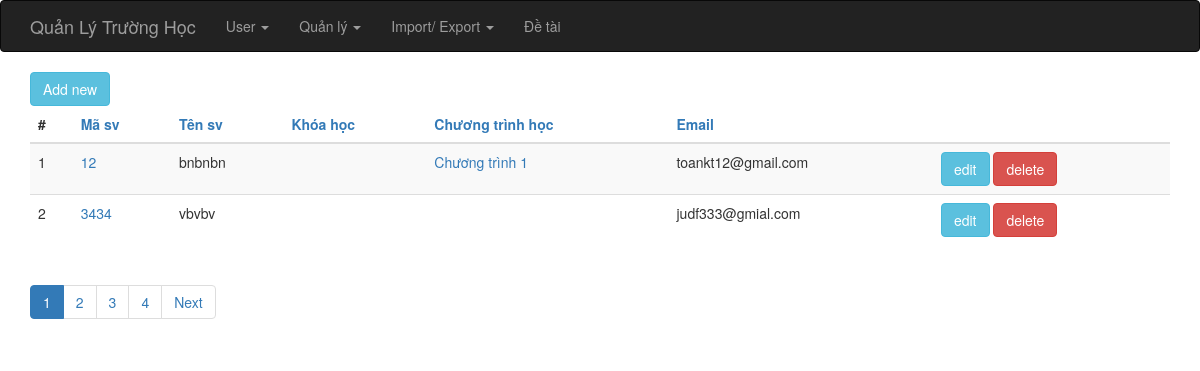
/index.php?op=sv_list, run on the app's committed database.
### tables this page shows
CREATE TABLE IF NOT EXISTS `sinh_vien` (
  `id` int(6) unsigned NOT NULL AUTO_INCREMENT,
  `ma_sinh_vien` varchar(255) NOT NULL,
  `ho_ten` varchar(255) NOT NULL,
  `khoa_hoc_id` int(6) DEFAULT NULL,
  `chuong_trinh_id` int(6) DEFAULT NULL,
  `email` varchar(255) DEFAULT NULL,
  PRIMARY KEY (`id`)
);

CREATE TABLE IF NOT EXISTS `chuong_trinh_hoc` (
  `id` int(6) unsigned NOT NULL AUTO_INCREMENT,
  `ten_chuong_trinh` varchar(255) NOT NULL,
  `khoa_hoc_id` varchar(255) NOT NULL,
  `ghi_chu` varchar(255) DEFAULT NULL,
  `total_time` int(6) DEFAULT NULL,
  PRIMARY KEY (`id`)
);

### index.php (called while the page is built, shortened)
<?php
require_once 'controller/IndexController.php';
$controller = new IndexController();
$controller->handleRequest();
?>

### model/ChuongTrinhGateway.php (called while the page is built, shortened)
<?php
class ChuongTrinhGateway {
    public function selectAll($order, $start, $limit) {
        $dbOrder =  mysql_real_escape_string($order);
        $dbres = mysql_query("SELECT * FROM chuong_trinh_hoc ORDER BY $dbOrder ASC limit {$start},{$limit}");
        $data = array();
        while ( ($obj = mysql_fetch_object($dbres)) != NULL ) {
            $data[] = $obj;
        }
        return $data;
    }
}
?>

### model/ChuongTrinhService.php (called while the page is built, shortened)
<?php
require_once 'model/ChuongTrinhGateway.php';
class ChuongTrinhService {
    private $index = NULL;
    private $chuongtrinhGateway    = NULL;
    public function __construct() {
        $this->index = new IndexService();
        $this->chuongtrinhGateway = new ChuongTrinhGateway();
    }
    public function getAll($order, $start, $limit) {
        try {
            $this->index->openDb();
            $res = $this->chuongtrinhGateway->selectAll($order, $start, $limit);
            $this->index->closeDb();
            return $res;
        } catch (Exception $e) {
            $this->index->closeDb();
            throw $e;
        }
    }
}
?>

### model/SVGateway.php (called while the page is built, shortened)
<?php
class SVGateway {
    public function allRecord() {
        $dbres = mysql_query("SELECT * FROM sinh_vien");
        return mysql_num_rows($dbres);
    }
    public function selectAll($order, $start, $limit) {
        if ( !isset($order) ) {
            $order = "ma_sinh_vien";
        }
        $dbOrder =  mysql_real_escape_string($order);
        $dbres = mysql_query("SELECT * FROM sinh_vien ORDER BY $dbOrder ASC limit {$start},{$limit}");
        $data = array();
        while ( ($obj = mysql_fetch_object($dbres)) != NULL ) {
            $data[] = $obj;
        }
        return $data;
    }
}
?>

### model/SVService.php (called while the page is built, shortened)
<?php
require_once 'model/SVGateway.php';
class SVService {
    private $index = NULL;
    private $SVGateway    = NULL;
    public function __construct() {
        $this->index = new IndexService();
        $this->SVGateway = new SVGateway();
    }
    public function totalRecord()
    {
        try {
            $this->index->openDb();
            $res = $this->SVGateway->allRecord();
            $this->index->closeDb();
            return $res;
        } catch (Exception $e) {
            $this->index->closeDb();
            throw $e;
        }
    }
    public function getAll($order, $start, $limit) {
        try {
            $this->index->openDb();
            $res = $this->SVGateway->selectAll($order, $start, $limit);
            $this->index->closeDb();
            return $res;
        } catch (Exception $e) {
            $this->index->closeDb();
            throw $e;
        }
    }
}
?>

### view/sinhvien/list.php (the view, shortened to what this page needs)
<?php require_once(realpath($_SERVER["DOCUMENT_ROOT"]) .'/school/view/include/header.php');?>
<?php
    $Pagination = new Pagination();
?>
<div class="container">
    <div><a href="index.php?op=sv_new" class="btn btn-info">Add new</a></div>
    <?php if ( count($data) > 0 ) { ?>
    <table class="table table-striped">
        <thead>
        <tr>
            <th>#</th>
            <th><a href="?op=sv_list&orderby=ma_sinh_vien">Mã sv</a></th>
            <th><a href="?op=sv_list&orderby=ho_ten">Tên sv</a></th>
            <th><a href="?op=sv_list&orderby=khoa_hoc_id">Khóa học</a></th>
            <th><a href="?op=sv_list&orderby=chuong_trinh_id">Chương trình học</a></th>
            <th><a href="?op=sv_list&orderby=email">Email</a></th>
            <th>&nbsp;</th>
        </tr>
        </thead>
        <tbody>
        <?php $i = 0; foreach ($data as $item): $i++;?>
            <tr>
                <td><?php echo $i;?></td>
                <td><a href="index.php?op=sv_show&id=<?php echo $item->id; ?>"><?php echo $item->ma_sinh_vien; ?></a></td>
                <td><?php echo $item->ho_ten?></td>
                <td>
                </td>
                <td>
                    <a href="index.php?op=chuongtrinh_show&id=<?php echo $item->chuong_trinh_id; ?>">
                        <?php foreach ($CTList as $ct) {
                            if ( $item->chuong_trinh_id == $ct->id ) {
                                echo $ct->ten_chuong_trinh;
                            }
                        }; ?>
                    </a>
                </td>
                <td><?php echo $item->email; ?></td>
                <td>
                    <a href="index.php?op=sv_edit&id=<?php echo $item->id; ?>" class="btn btn-info">edit</a>
                    <a href="index.php?op=sv_delete&id=<?php echo $item->id; ?>" class="btn btn-danger" onclick="return checkDel()">delete</a>
                </td>
            </tr>
        <?php endforeach; ?>
        </tbody>
    </table>
    <ul class="pagination">
        <?php echo $Pagination->listPages($totalPages); ?>
    </ul>
    <?php } else { ?>
        <h5>Empty list.</h5>
    <?php } ?>
</div>
<?php require_once(realpath($_SERVER["DOCUMENT_ROOT"]) .'/school/view/include/footer.php');?>

### data on the page
sinh_vien: ma_sinh_vien "12", ho_ten "bnbnbn", email "toankt12@gmail.com"
chuong_trinh_hoc: ten_chuong_trinh "Chương trình 1"
sinh_vien: ma_sinh_vien "3434", ho_ten "vbvbv", email "judf333@gmial.com"
